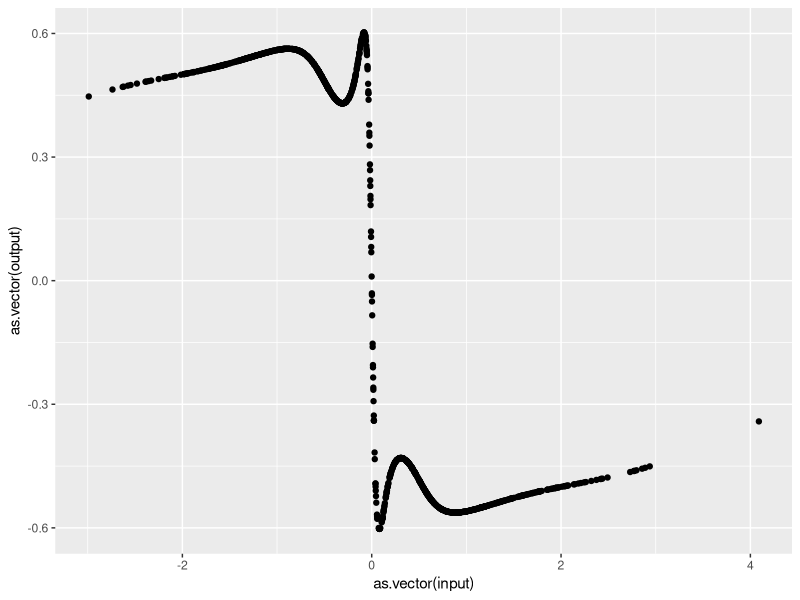

Write R code to recreate this figure.
## JalgosNN 
## A feed forward Neural Net is simply a sequence of matrix multiplication and activation function

## Multilayer perceptron is a NN where each layer is fully connected to the previous one
## Using S4 class for representation

library(Matrix)
library(ggplot2)
setClass("NNLayer",
         slots = c(layer_id = "character",
         neurons = "index",
         input_neurons = "index",    
         activation_function = "function",
         activation_arguments = "list",
         synapses = "list"))
         
NNLayer <- function(L,
                    layer_id,
                    input_neurons,
                    last_neuron)
{
    if(!is.null(L$layer_id)) layer_id = L$layer_id
    nb_neurons = L$nb_neurons
    neurons = last_neuron + 1:nb_neurons
    
    synapses <- list(i = rep(1:nb_neurons, each = length(input_neurons)),
                     j = rep(1:length(input_neurons), nb_neurons))
    
    if(is.null(L$activation_arguments)) L$activation_arguments = list()
    new("NNLayer",
        layer_id = layer_id,
        neurons = neurons,
        input_neurons = input_neurons,
        activation_function = L$activation_function,
        activation_arguments = L$activation_arguments,
        synapses = synapses)
}

NNLayer.set_synaptic_weights <- function(NN,
                                         W)
{
    if(length(NN@synapses$i) != length(W)) stop("Dimension of weights and synapses don't match")
    NN@synapses$weight = W
    NN
}

NNLayer.get_matrix_representation <- function(NNL)
{
    sparseMatrix(i = NNL@synapses$i,
                 j = NNL@synapses$j,
                 x = NNL@synapses$weight,
                 dims = c(length(NNL@neurons), length(NNL@input_neurons)))
}

NNLayer.activate <- function(NNL,
                             signal)
{
    do.call(NNL@activation_function, c(list(signal), NNL@activation_arguments))
}

NNLayer.get_num_synapses <- function(NN)
{
    return(length(NN@synapses$i))
}
   
setGeneric("set_synaptic_weights", function(NN, W) standardGeneric("set_synaptic_weights"))
setMethod("set_synaptic_weights", c("NNLayer", "numeric"), NNLayer.set_synaptic_weights)

setGeneric("get_matrix_representation", function(NNL) standardGeneric("get_matrix_representation"))
setMethod("get_matrix_representation", c("NNLayer"), NNLayer.get_matrix_representation)
           
setGeneric("activate", function(NNL, ...) standardGeneric("activate"))
setMethod("activate", c("NNLayer"), NNLayer.activate)

setGeneric("get_num_synapses", function(NN, ...) standardGeneric("get_num_synapses"))
setMethod("get_num_synapses", c("NNLayer"), NNLayer.get_num_synapses)

setClass("JalgosNN",
         slots = c(neurons = "index", ## Each neuron is ided by an integer
         input_size = "index",
         layers = "list"))

JalgosNN <- function(L)
{
    input_size = L$input_size
    layers = list()
    last_neuron = input_size
    input_neurons = 1:input_size
    neurons = input_neurons
    for(layer_def in L$layers)
    {
        layer <- NNLayer(layer_def,
                         layer_id = as.character(length(layers) + 1),
                         input_neurons = input_neurons,
                         last_neuron = last_neuron)
        neurons = c(neurons, layer@neurons)
        input_neurons = layer@neurons
        last_neuron = max(neurons)
        layers = c(layers, layer)
    }
    new("JalgosNN",
        neurons = neurons,
        input_size = input_size,
        layers = layers)
}

JalgosNN.get_num_synapses <- function(NN)
{
    sum(sapply(NN@layers, get_num_synapses))
}

JalgosNN.set_synaptic_weights <- function(NN,
                                          W)
{
    nsyn = 0
    new_layers = list()
    for(layer in NN@layers)
    {
        nbs = get_num_synapses(layer)
        layer = set_synaptic_weights(layer, W[nsyn + 1:nbs])        
        nsyn = nsyn + nbs
        new_layers = c(new_layers, layer)
    }
    NN@layers = new_layers
    NN
}

JalgosNN.process <- function(JNN,
                             input)
{
    layer_state = input
    for(layer in JNN@layers)
    {
        M = get_matrix_representation(layer)
        next_raw_layer_state = M %*% layer_state
        layer_state = activate(layer,  next_raw_layer_state)
    }
    layer_state
}

setMethod("get_num_synapses", c("JalgosNN"), JalgosNN.get_num_synapses)
setMethod("set_synaptic_weights", c("JalgosNN"), JalgosNN.set_synaptic_weights)


setGeneric("process", function(JNN, ...) standardGeneric("process"))
setMethod("process", "JalgosNN", JalgosNN.process)


### Test

## A 3 layers network with an input of size 1 and output of size 1
## Weights and samples are randomly drawn.
## Last call prints the input vs output.
layer1 = list(nb_neurons = 10, activation_function = tanh)
layer2 = list(nb_neurons = 5, activation_function = tanh)
layer3 = list(nb_neurons = 1, activation_function = tanh)
JNNDef <- list(input_size = 1,
               layers = list(layer1, layer2, layer3))

JNN = JalgosNN(JNNDef)
W = rnorm(get_num_synapses(JNN)) * 2
JNN = set_synaptic_weights(JNN, W)
input = Matrix(rnorm(1000), 1, 1000)
output = process(JNN, input)
print(qplot(as.vector(input), as.vector(output)), title = "input vs output")
